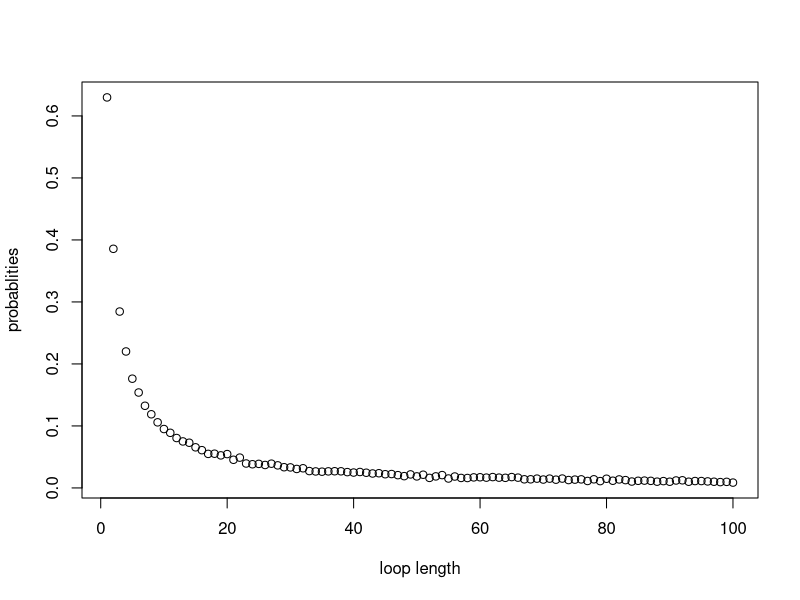

Here is the R script that generated this plot:
##   Group members
# Yuheng Song, s2447118
# Yanming Gu, s2304572
# Yiqian Dai, s2329960


## Address of github repo:
# https://github.com/syh823/projrct2.git


## Each team member's contribution:
# Yuheng Song undertook about 55% of the work.
# He wrote the Pone and Pall functions, which corresponds to q1-q3. He also helped a lot with others' work. 
# What's more, he put up some ideas about the result and dug into the reasons behind it. 

# Yanming Gu undertook about 40% of the work.
# She wrote the dloop function, which corresponds to q4-6. She also wrote main comments, and discuss the result with Yuheng.

# Yiqian Dai undertook about 5% of the work.
# She contributes to some comments of our codes. 




## Here's function pone
Pone <- function(n, k, strategy, nreps) {
  # m is the total number of cards
  m=2*n
  
  # For strategy 1
  if(strategy==1) {
    # Denote sum1 as the total number of successful trails that someone finds his prisoner number using strategy 1
    sum1=0
    temp=array()
    # Do a (nreps) times simulation
    for(i in (1:nreps)){
      # Generate card numbers
      card<-sample(c(1:m),m,replace = FALSE)
      # Define the card number of the kth box when the prisoner(with number k) first opens the box
      temp[1]=card[k]
      # The prisoner has n chances to open boxes
      for(j in (1:n)){
        # If the current card number is equal to the prisoner number(k), then he makes it
        if(temp[j]==k)
        {
          # If the prisoner makes it within n times, then successful trials increase by 1
          sum1=sum1+1
          break
        }
        else
        {
          # Otherwise, the prisoner continues to open the box of the card number in the previous box
          temp[j+1]=card[temp[j]]
        }
      }
      
    }
    # The probability of strategy 1 is the ratio of successful trials to nrep trails
    prob1=sum1/nreps
    print(prob1)
  }
  
  
  # For strategy 2
  if(strategy==2) {
    # Denote sum2 as the total number of successful trails that find their prisoner number using strategy 2 
    sum2=0
    # Do a (nreps) times simulation
    for (i in (1:nreps)){
      temp2=array()
      # Generate card numbers
      card<-sample(c(1:m),m,replace = FALSE)
      # The prisoner randomly opens the first box
      start=sample(c(1:m),1,replace = FALSE)
      # Refer to card number in the first box 
      temp2[1]=card[start]
      # The prisoner has n chances to open boxes
      for(j in (1:n)){
        # If the current card number is equal to the prisoner number(k), then he makes it
        if(temp2[j]==k){
          # If the prisoner makes it within n times, then successful trials increase by 1
          sum2=sum2+1
          break
        }
        else{
          # Otherwise, the prisoner continues to open the box of the card number in the previous box
          temp2[j+1]=card[temp2[j]]
        }
      } 
    }
    #The probability of strategy2 is the ratio of successful trials to nrep trails
    prob2=sum2/nreps
    print(prob2)
  }
  
  # For strategy 3
  if(strategy==3) {
    # Denote sum3 as the total number of successful trails that find their prisoner number using strategy 3
    sum3=0 
    # Do a (nreps) times simulation
    for(i in (1:nreps)){
      # Generate only a half(n) card numbers. This is to simulate the prisoner opens n boxes from 2n boxes
      temp3=sample(c(1:m),n,replace = FALSE)
      # If one of these n numbers has k(the prisoner's number), then he makes it 
      if(length(which(temp3==k))!=0){
        # The successful trials increase by 1
        sum3=sum3+1
      }
    }
    #The probability of strategy3 is the ratio of successful trials to nrep trails
    prob3=sum3/nreps
    prob3
  }
  
}





## Here's function Pall
Pall <- function(n, strategy, nreps) {
  # m is the total number of cards  
  m=2*n

  # Let sum be the successful trails that all prisoners find their number. Now assume they make it every times.
  sum=nreps 
  
  # For strategy 1
  if(strategy==1){
    # Do a (nreps) times simulation
    for(i in (1:nreps)){
      # Generate card numbers
      card<-sample(c(1:m),m,replace = FALSE)
      # Go through each prisoner
      for(j in (1:m)){
        # account is used to calculate the number of times that boxes were opened
        account=1
        # The prisoner first opens the box of his prisoner number j
        card_number=j
        # The prisoner can keep opening boxes n times
        while(account<=n){
          # The prisoner continues to open the box of precious card number
          card_number=card[card_number]
          # The prisoner finds the card with their number on it 
          if(card_number==j){
            break
          }
          # If not, the prisoner opens one more box
          account=account+1
        }
        # If the prisoner opens n boxes without finding their number, the trail fails
        if(account==n+1){
          sum=sum-1
          break
        }
      }
    }
    
    #The probability of strategy 1 is the ratio of successful trials to nrep trails
    print(sum/nreps)
  }
  
  # For strategy 2
  if(strategy==2){
    # Do a (nreps) times simulation
    for(i in (1:nreps)){
      # Generate card numbers
      card<-sample(c(1:m),m,replace = FALSE)
      # Go through each prisoner
      for(j in (1:m)){
        # account is used to calculate the number of times that boxes were opened
        account=1
        # The prisoner randomly opens the first box
        card_number=sample(c(1:m),1,replace=FALSE)
        # The prisoner can keep opening boxes n times
        while(account<=n){
          # The prisoner continues to open the box of precious card number
          card_number=card[card_number]
          # The prisoner finds the card with their number on it 
          if(card_number==j){
            break
          }
          # If not, the prisoner opens one more box
          account=account+1
        }
        # If the prisoner opens n boxes without finding their number, the trail fails
        if(account==n+1){
          sum=sum-1
          break
        }
      }
    }
    #The probability of strategy2 is the ratio of successful trials to nrep trails
    print(sum/nreps)
  }
  
  # For strategy 3
  if(strategy==3){
    # Do a (nreps) times simulation
    for(i in (1:nreps)){
      # Generate card numbers
      card<-sample(c(1:m),m,replace = FALSE)
      # Go through each prisoner
      for(j in (1:m)){
        # card1 is the remaining cards that haven't been selected
        card1=card
        # account is used to calculate the number of times that boxes were opened
        account=1
        # The prisoner can keep opening boxes n times
        while(account<=n){
          # Every times, the prisoner select a box randomly.
          card_number=sample(card1,1,replace = FALSE)
          # After each trail, the card has been selected will be removed from the card pool
          card1=card1[-which(card1==card_number)]
          # The prisoner finds the card with their number on it
          if(card_number==j){
            break
          }
          # If not, the prisoner opens one more box
          account=account+1
        }
        # If the prisoner opens n boxes without finding their number, the trail fails
        if(account==n+1){
          sum=sum-1
          break
        }
      }
    }
    # The probability of strategy 3 is the ratio of successful trials to nrep trails
    print(sum/nreps)
  }
}



## Individual success probabilities under strategy 1,2,3 for n = 5
Pone(5, 8, 1, 10000)
Pone(5, 8, 2, 10000)
Pone(5, 8, 3, 10000)

## Individual success probabilities under strategy 1,2,3 for n = 50
Pone(50, 8, 1, 10000)
Pone(50, 8, 2, 10000)
Pone(50, 8, 3, 10000)

## Joint success probabilities under strategy 1,2,3 for n = 5
Pall(5, 1, 10000)
Pall(5, 2, 10000)
Pall(5, 3, 10000)

## Joint success probabilities under strategy 1,2,3 for n = 50
Pall(50, 1, 10000)
Pall(50, 2, 10000)
Pall(50, 3, 10000)

## About the test result:
# For individual success probabilities, under strategy 1 and 3 are both around 0.5, however, the probability under strategy 2 
# is obviously lower than 0.5. The reason for the decrease in strategy 2 probability is that there exists such situation: 
# a prisoner with number c falls in a loop of number a, b, d, f, e... then, after a few trials opening the boxes, he'll find 
# that he would never open a box with his number b in it. Strategy 1 avoids such bad loops cleverly by opening the first box 
# using his own number. He puts himself in a loop belongs to him, rather than falls into other people's loops.
# And for strategy 3, the probability is just n/2n = 0.5.
# Also, the boxes prisoners can open(n) don't have much effect on the results. 

# For joint success probabilities, it is clear that n influences the results. When n is relatively small, the strategy 1 is the 
# best solution, with about 1/3 success rate. Even though strategy is slightly different to strategy 1, the outcome changes a lot.
# It's even worse than strategy 3, which is the simplest and the most straightforward way to open n boxes. 
# As we see from the results when n = 50, the strategy 2 still stands out, with over 0.3 success rate, whereas both strategy 2 
# and 3 fails. If to calculate the exactly probability of strategy 3, it should be (1/2)^50, which is almost 0. 
# So, when n becomes bigger, the advantage of using strategy becomes much bigger. 




## dloop function overview: 
# We create a 2 dimension array (len). Its rows are 1 to 2*n successively. Its columns are 1 to nreps successively.
# The number of the ith row and jth column of array len represents that if a loop of length i occurs in the jth simulation.
# We don't care about exactly how many loops of length x occurs in one simulation. We just set it to 1 if it occurs at least once. 

dloop<-function(n,nreps){
  # m is the total number of cards
  m=2*n
  # Create an array len to store information about occurrences of loops
  len=array(0,dim=c(m,nreps))
  # Do a nreps times simulation
  for(i in (1:nreps)){
    # Generate card numbers
    card=sample(c(1:m),m,replace=FALSE)
    # Let j be the prisoner number. He must be in the middle of one loop, we need to find that loop's length.
    for(j in (1:m)){
      # Set the first card number, and the default length of loops to 1
      temp=card[j]
      length=1
      # If we find a card number is equal to the current prisoner number, then set the corresponding position of array len to 1
      while(1){
        if(temp==j){
          len[length,i]=1
          break
        }
        # Otherwise, update the card number and continue comparing it to the prisoner's number. The length of the loops increase by 1
        else{
          length=length+1
          temp=card[temp]
        }
      }
    }
  }
  ## print(len)
  
  
  ## The sum of the kth row of array len is the total number of occurrences of a loop of length k during nreps times simulation.
  prob <- c(1:m)
  for(k in (1:m)){
    prob[k] <- sum(len[k, ])/nreps
  }
  print(prob)
  
  ## The probability that there is no loop longer than 50 is equal to 
  # 1 minus the sum of probabilities that there would be a loop of length longer than 50
  print('The probability that there is no loop longer than 50 is :')
  print(1-sum(prob[(n+1):m]))
  
  ## draw a scatter plot, in which x is the length of loops, and y is the probability of that loop occurs at least once
  x<-c(1:m)
  y<-prob
  plot(x,y,xlab='loop length', ylab='probablities')
}
 ## Testing
dloop(50, 10000)

 

